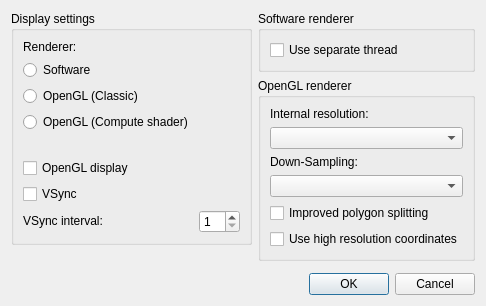
<?xml version="1.0" encoding="UTF-8"?>
<ui version="4.0">
 <class>VideoSettingsDialog</class>
 <widget class="QDialog" name="VideoSettingsDialog">
  <property name="geometry">
   <rect>
    <x>0</x>
    <y>0</y>
    <width>514</width>
    <height>316</height>
   </rect>
  </property>
  <property name="sizePolicy">
   <sizepolicy hsizetype="Preferred" vsizetype="Preferred">
    <horstretch>0</horstretch>
    <verstretch>0</verstretch>
   </sizepolicy>
  </property>
  <property name="windowTitle">
   <string>Video settings - melonDS</string>
  </property>
  <layout class="QGridLayout" name="gridLayout">
   <property name="sizeConstraint">
    <enum>QLayout::SizeConstraint::SetFixedSize</enum>
   </property>
   <property name="horizontalSpacing">
    <number>6</number>
   </property>
   <item row="1" column="1">
    <widget class="QGroupBox" name="groupBox_3">
    <property name="title">
    <string>OpenGL renderer</string>
    </property>
    <layout class="QGridLayout" name="gridLayout_4">
    <item row="0" column="0">
    <widget class="QLabel" name="label_3">
        <property name="text">
        <string>Internal resolution:</string>
        </property>
    </widget>
    </item>
    <item row="1" column="0">
    <widget class="QComboBox" name="cbxGLResolution">
        <property name="whatsThis">
        <string>&lt;html&gt;&lt;head/&gt;&lt;body&gt;&lt;p&gt;The resolution at which the 3D graphics will be rendered. Higher resolutions improve graphics quality when the main window is enlarged, but may also cause glitches.&lt;/p&gt;&lt;/body&gt;&lt;/html&gt;</string>
        </property>
    </widget>
    </item>
    <item row="2" column="0">
        <widget class="QLabel" name="label_4">
            <property name="text">
                <string>Down-Sampling:</string>
            </property>
        </widget>
    </item>
    <item row="3" column="0">
        <widget class="QComboBox" name="cbxGLDownSampling"/>
    </item>
    <item row="4" column="0">
        <widget class="QCheckBox" name="cbBetterPolygons">
            <property name="whatsThis">
                <string>&lt;html&gt;&lt;head/&gt;&lt;body&gt;&lt;p&gt;Enabling this may help reduce distortion on quads and more complex polygons, but may also reduce performance.&lt;/p&gt;&lt;/body&gt;&lt;/html&gt;</string>
            </property>
            <property name="text">
                <string>Improved polygon splitting</string>
            </property>
        </widget>
    </item>
    <item row="5" column="0">
    <widget class="QCheckBox" name="cbxComputeHiResCoords">
        <property name="text">
        <string>Use high resolution coordinates</string>
        </property>
    </widget>
    </item>
    </layout>
    </widget>
   </item>
   <item row="0" column="1">
    <widget class="QGroupBox" name="groupBox_2">
     <property name="title">
      <string>Software renderer</string>
     </property>
     <layout class="QGridLayout" name="gridLayout_3">
      <item row="0" column="0">
       <widget class="QCheckBox" name="cbSoftwareThreaded">
        <property name="whatsThis">
         <string>&lt;html&gt;&lt;head/&gt;&lt;body&gt;&lt;p&gt;Run the software renderer on a separate thread. Yields better performance on multi-core CPUs.&lt;/p&gt;&lt;/body&gt;&lt;/html&gt;</string>
        </property>
        <property name="text">
         <string>Use separate thread</string>
        </property>
       </widget>
      </item>
     </layout>
    </widget>
   </item>
   <item row="4" column="0" colspan="2">
    <widget class="QDialogButtonBox" name="buttonBox">
     <property name="orientation">
      <enum>Qt::Orientation::Horizontal</enum>
     </property>
     <property name="standardButtons">
      <set>QDialogButtonBox::StandardButton::Cancel|QDialogButtonBox::StandardButton::Ok</set>
     </property>
    </widget>
   </item>
   <item row="0" column="0" rowspan="3" alignment="Qt::AlignmentFlag::AlignTop">
    <widget class="QGroupBox" name="groupBox">
     <property name="title">
      <string>Display settings</string>
     </property>
     <layout class="QGridLayout" name="gridLayout_2">
      <item row="7" column="1">
       <widget class="QSpinBox" name="sbVSyncInterval">
        <property name="whatsThis">
         <string>&lt;html&gt;&lt;head/&gt;&lt;body&gt;&lt;p&gt;The interval at which to synchronize to the monitor's refresh rate. Set to 1 for a 60Hz monitor, 2 for 120Hz, ...&lt;/p&gt;&lt;/body&gt;&lt;/html&gt;</string>
        </property>
        <property name="minimum">
         <number>1</number>
        </property>
        <property name="maximum">
         <number>20</number>
        </property>
       </widget>
      </item>
      <item row="5" column="0" colspan="2">
       <widget class="QCheckBox" name="cbGLDisplay">
        <property name="whatsThis">
         <string>&lt;html&gt;&lt;head/&gt;&lt;body&gt;&lt;p&gt;Use OpenGL to draw the DS screens to the main window. May result in better frame pacing. Mandatory when using the OpenGL 3D renderer.&lt;/p&gt;&lt;/body&gt;&lt;/html&gt;</string>
        </property>
        <property name="text">
         <string>OpenGL display</string>
        </property>
       </widget>
      </item>
      <item row="4" column="0" colspan="2">
       <spacer name="verticalSpacer">
        <property name="orientation">
         <enum>Qt::Orientation::Vertical</enum>
        </property>
        <property name="sizeType">
         <enum>QSizePolicy::Policy::Fixed</enum>
        </property>
        <property name="sizeHint" stdset="0">
         <size>
          <width>20</width>
          <height>20</height>
         </size>
        </property>
       </spacer>
      </item>
      <item row="6" column="0" colspan="2">
       <widget class="QCheckBox" name="cbVSync">
        <property name="whatsThis">
         <string>&lt;html&gt;&lt;head/&gt;&lt;body&gt;&lt;p&gt;When using OpenGL, synchronize the video output to your monitor's refresh rate.&lt;/p&gt;&lt;/body&gt;&lt;/html&gt;</string>
        </property>
        <property name="text">
         <string>VSync</string>
        </property>
       </widget>
      </item>
      <item row="7" column="0">
       <widget class="QLabel" name="label_2">
        <property name="sizePolicy">
         <sizepolicy hsizetype="Fixed" vsizetype="Fixed">
          <horstretch>0</horstretch>
          <verstretch>0</verstretch>
         </sizepolicy>
        </property>
        <property name="whatsThis">
         <string>&lt;html&gt;&lt;head/&gt;&lt;body&gt;&lt;p&gt;The interval at which to synchronize to the monitor's refresh rate. Set to 1 for a 60Hz monitor, 2 for 120Hz, ...&lt;/p&gt;&lt;/body&gt;&lt;/html&gt;</string>
        </property>
        <property name="text">
         <string>VSync interval:</string>
        </property>
       </widget>
      </item>
      <item row="2" column="0" colspan="2">
       <widget class="QRadioButton" name="rb3DOpenGL">
        <property name="whatsThis">
         <string>&lt;html&gt;&lt;head/&gt;&lt;body&gt;&lt;p&gt;The OpenGL renderer may be faster than software and supports graphical enhancements, but is more prone to glitches.&lt;/p&gt;&lt;/body&gt;&lt;/html&gt;</string>
        </property>
        <property name="text">
         <string>OpenGL (Classic)</string>
        </property>
       </widget>
      </item>
      <item row="1" column="0" colspan="2">
       <widget class="QRadioButton" name="rb3DSoftware">
        <property name="whatsThis">
         <string>&lt;html&gt;&lt;head/&gt;&lt;body&gt;&lt;p&gt;The software renderer is more accurate and less prone to rendering glitches, but requires more CPU power.&lt;/p&gt;&lt;/body&gt;&lt;/html&gt;</string>
        </property>
        <property name="text">
         <string>Software</string>
        </property>
       </widget>
      </item>
      <item row="0" column="0" colspan="2">
       <widget class="QLabel" name="label">
        <property name="text">
         <string>Renderer:</string>
        </property>
       </widget>
      </item>
      <item row="3" column="0">
       <widget class="QRadioButton" name="rb3DCompute">
        <property name="text">
         <string>OpenGL (Compute shader)</string>
        </property>
       </widget>
      </item>
     </layout>
    </widget>
   </item>
  </layout>
 </widget>
 <tabstops>
  <tabstop>rb3DSoftware</tabstop>
  <tabstop>rb3DOpenGL</tabstop>
  <tabstop>cbGLDisplay</tabstop>
  <tabstop>cbVSync</tabstop>
  <tabstop>sbVSyncInterval</tabstop>
  <tabstop>cbSoftwareThreaded</tabstop>
  <tabstop>cbxGLResolution</tabstop>
  <tabstop>cbBetterPolygons</tabstop>
 </tabstops>
 <resources/>
 <connections>
  <connection>
   <sender>buttonBox</sender>
   <signal>accepted()</signal>
   <receiver>VideoSettingsDialog</receiver>
   <slot>accept()</slot>
   <hints>
    <hint type="sourcelabel">
     <x>248</x>
     <y>254</y>
    </hint>
    <hint type="destinationlabel">
     <x>157</x>
     <y>274</y>
    </hint>
   </hints>
  </connection>
  <connection>
   <sender>buttonBox</sender>
   <signal>rejected()</signal>
   <receiver>VideoSettingsDialog</receiver>
   <slot>reject()</slot>
   <hints>
    <hint type="sourcelabel">
     <x>316</x>
     <y>260</y>
    </hint>
    <hint type="destinationlabel">
     <x>286</x>
     <y>274</y>
    </hint>
   </hints>
  </connection>
 </connections>
</ui>
